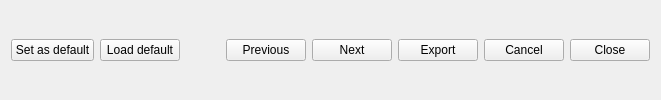
    <widget class="QWidget" name="widget" native="true">
     <property name="sizePolicy">
      <sizepolicy hsizetype="Preferred" vsizetype="Maximum">
       <horstretch>0</horstretch>
       <verstretch>0</verstretch>
      </sizepolicy>
     </property>
     <layout class="QHBoxLayout" name="horizontalLayout">
      <item>
       <widget class="QPushButton" name="pbOptionsSetAsDefault">
        <property name="toolTip">
         <string>Set current settings as default settings for file list export</string>
        </property>
        <property name="text">
         <string>Set as default</string>
        </property>
       </widget>
      </item>
      <item>
       <widget class="QPushButton" name="pbOptionsLoadDefault">
        <property name="toolTip">
         <string>Reset configurations settings to Buli Commander default value</string>
        </property>
        <property name="text">
         <string>Load default</string>
        </property>
       </widget>
      </item>
      <item>
       <spacer name="horizontalSpacer">
        <property name="orientation">
         <enum>Qt::Horizontal</enum>
        </property>
        <property name="sizeHint" stdset="0">
         <size>
          <width>40</width>
          <height>20</height>
         </size>
        </property>
       </spacer>
      </item>
      <item>
       <widget class="QPushButton" name="pbPrevious">
        <property name="toolTip">
         <string>Go back to previous export configuration panel</string>
        </property>
        <property name="text">
         <string>Previous</string>
        </property>
        <property name="icon">
         <iconset theme="go-previous">
          <normaloff>.</normaloff>.</iconset>
        </property>
       </widget>
      </item>
      <item>
       <widget class="QPushButton" name="pbNext">
        <property name="toolTip">
         <string>Continue to next export configuration panel</string>
        </property>
        <property name="text">
         <string>Next</string>
        </property>
        <property name="icon">
         <iconset theme="go-next">
          <normaloff>.</normaloff>.</iconset>
        </property>
       </widget>
      </item>
      <item>
       <widget class="QPushButton" name="pbExport">
        <property name="toolTip">
         <string/>
        </property>
        <property name="text">
         <string>Export</string>
        </property>
        <property name="icon">
         <iconset theme="dialog-ok">
          <normaloff>.</normaloff>.</iconset>
        </property>
       </widget>
      </item>
      <item>
       <widget class="QPushButton" name="pbCancel">
        <property name="text">
         <string>Cancel</string>
        </property>
        <property name="icon">
         <iconset theme="dialog-cancel">
          <normaloff>.</normaloff>.</iconset>
        </property>
       </widget>
      </item>
      <item>
       <widget class="QPushButton" name="pbClose">
        <property name="text">
         <string>Close</string>
        </property>
        <property name="icon">
         <iconset theme="dialog-close">
          <normaloff>.</normaloff>.</iconset>
        </property>
       </widget>
      </item>
     </layout>
    </widget>
